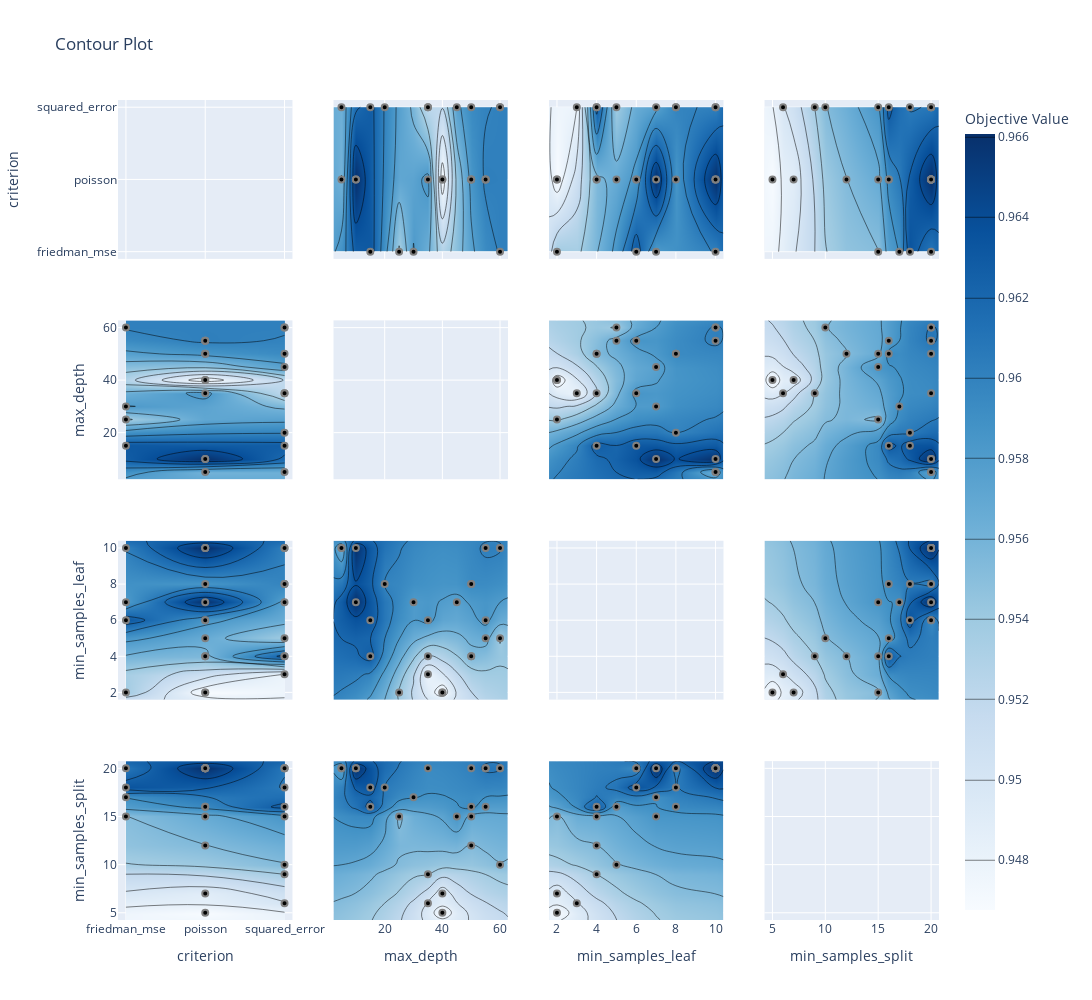

Notebook code for this chart:
### Markdown cell above
## All at one

### Code cell
fig = optuna.visualization.plot_contour(loaders["Optuna"].load_study(optuna_best_idx))
fig.update_layout(autosize=False, width=1500, height=1000)

### Figure 1 — Plotly figure (JSON) as saved in the notebook; plotly's stock layout.template omitted (floating-point values rounded to 4 significant figures; data arrays with more than 128 entries replaced by an {"elided": "..."} marker saying what was removed)
{"data": [{"type": "scatter", "xaxis": "x", "yaxis": "y"}, {"colorbar": {"title": {"text": "Objective Value"}}, "colorscale": [[0, "rgb(247,251,255)"], [0.125, "rgb(222,235,247)"], [0.25, "rgb(198,219,239)"], [0.375, "rgb(158,202,225)"], [0.5, "rgb(107,174,214)"], [0.625, "rgb(66,146,198)"], [0.75, "rgb(33,113,181)"], [0.875, "rgb(8,81,156)"], [1, "rgb(8,48,107)"]], "connectgaps": true, "contours": {"coloring": "heatmap"}, "hoverinfo": "none", "line": {"smoothing": 1.3}, "reversescale": false, "showscale": true, "type": "contour", "x": ["friedman_mse", "poisson", "squared_error"], "xaxis": "x5", "y": [2.25, 5, 10, 15, 20, 25, 30, 35, 40, 45, 50, 55, 60, 62.75], "yaxis": "y5", "z": [[null, null, null], [null, 0.956, 0.9563], [null, 0.9661, null], [0.9631, null, 0.9627], [null, null, 0.9599], [0.9537, null, null], [0.9581, null, null], [null, 0.9585, 0.952], [null, 0.9468, null], [null, null, 0.9575], [null, 0.9586, 0.9594], [null, 0.9602, null], [0.9601, null, 0.9601], [null, null, null]]}, {"marker": {"color": "black", "line": {"color": "Gray", "width": 2}}, "mode": "markers", "name": "Feasible Trial", "showlegend": false, "type": "scatter", "x": ["squared_error", "poisson", "poisson", "friedman_mse", "squared_error", "poisson", "squared_error", "poisson", "squared_error", "poisson", "poisson", "squared_error", "squared_error", "friedman_mse", "poisson", "friedman_mse", "squared_error", "poisson", "poisson", "poisson", "squared_error", "poisson", "poisson", "friedman_mse", "squared_error"], "xaxis": "x5", "y": [50, 35, 50, 60, 45, 5, 20, 10, 35, 55, 40, 15, 60, 15, 55, 25, 60, 50, 10, 50, 35, 40, 55, 30, 5], "yaxis": "y5"}, {"colorbar": {"title": {"text": "Objective Value"}}, "colorscale": [[0, "rgb(247,251,255)"], [0.125, "rgb(222,235,247)"], [0.25, "rgb(198,219,239)"], [0.375, "rgb(158,202,225)"], [0.5, "rgb(107,174,214)"], [0.625, "rgb(66,146,198)"], [0.75, "rgb(33,113,181)"], [0.875, "rgb(8,81,156)"], [1, "rgb(8,48,107)"]], "connectgaps": true, "contours": {"coloring": "heatmap"}, "hoverinfo": "none", "line": {"smoothing": 1.3}, "reversescale": false, "showscale": false, "type": "contour", "x": ["friedman_mse", "poisson", "squared_error"], "xaxis": "x9", "y": [1.6, 2, 3, 4, 5, 6, 7, 8, 10, 10.4], "yaxis": "y9", "z": [[null, null, null], [0.9537, 0.9468, null], [null, null, 0.9479], [null, 0.9555, 0.9627], [null, 0.9567, 0.9539], [0.9631, 0.9585, null], [0.9581, 0.966, 0.9575], [null, 0.9586, 0.9599], [0.9601, 0.9661, 0.9601], [null, null, null]]}, {"marker": {"color": "black", "line": {"color": "Gray", "width": 2}}, "mode": "markers", "name": "Feasible Trial", "showlegend": false, "type": "scatter", "x": ["squared_error", "poisson", "poisson", "friedman_mse", "squared_error", "poisson", "squared_error", "poisson", "squared_error", "poisson", "poisson", "squared_error", "squared_error", "friedman_mse", "poisson", "friedman_mse", "squared_error", "poisson", "poisson", "poisson", "squared_error", "poisson", "poisson", "friedman_mse", "squared_error"], "xaxis": "x9", "y": [8, 6, 4, 10, 7, 10, 8, 7, 3, 5, 2, 4, 5, 6, 10, 2, 10, 4, 10, 8, 4, 2, 6, 7, 10], "yaxis": "y9"}, {"colorbar": {"title": {"text": "Objective Value"}}, "colorscale": [[0, "rgb(247,251,255)"], [0.125, "rgb(222,235,247)"], [0.25, "rgb(198,219,239)"], [0.375, "rgb(158,202,225)"], [0.5, "rgb(107,174,214)"], [0.625, "rgb(66,146,198)"], [0.75, "rgb(33,113,181)"], [0.875, "rgb(8,81,156)"], [1, "rgb(8,48,107)"]], "connectgaps": true, "contours": {"coloring": "heatmap"}, "hoverinfo": "none", "line": {"smoothing": 1.3}, "reversescale": false, "showscale": false, "type": "contour", "x": ["friedman_mse", "poisson", "squared_error"], "xaxis": "x13", "y": [4.25, 5, 6, 7, 9, 10, 12, 15, 16, 17, 18, 20, 20.75], "yaxis": "y13", "z": [[null, null, null], [null, 0.9444, null], [null, null, 0.9479], [null, 0.9468, null], [null, null, 0.952], [null, null, 0.9539], [null, 0.954, null], [0.9537, 0.9555, 0.9575], [null, 0.9586, 0.9627], [0.9581, null, null], [0.9631, null, 0.9599], [0.9601, 0.9661, 0.9601], [null, null, null]]}, {"marker": {"color": "black", "line": {"color": "Gray", "width": 2}}, "mode": "markers", "name": "Feasible Trial", "showlegend": false, "type": "scatter", "x": ["squared_error", "poisson", "poisson", "friedman_mse", "squared_error", "poisson", "squared_error", "poisson", "squared_error", "poisson", "poisson", "squared_error", "squared_error", "friedman_mse", "poisson", "friedman_mse", "squared_error", "poisson", "poisson", "poisson", "squared_error", "poisson", "poisson", "friedman_mse", "squared_error"], "xaxis": "x13", "y": [20, 20, 15, 20, 15, 20, 18, 20, 6, 16, 7, 16, 10, 18, 20, 15, 20, 12, 20, 16, 9, 5, 20, 17, 20], "yaxis": "y13"}, {"colorbar": {"title": {"text": "Objective Value"}}, "colorscale": [[0, "rgb(247,251,255)"], [0.125, "rgb(222,235,247)"], [0.25, "rgb(198,219,239)"], [0.375, "rgb(158,202,225)"], [0.5, "rgb(107,174,214)"], [0.625, "rgb(66,146,198)"], [0.75, "rgb(33,113,181)"], [0.875, "rgb(8,81,156)"], [1, "rgb(8,48,107)"]], "connectgaps": true, "contours": {"coloring": "heatmap"}, "hoverinfo": "none", "line": {"smoothing": 1.3}, "reversescale": false, "showscale": false, "type": "contour", "x": [2.25, 5, 10, 15, 20, 25, 30, 35, 40, 45, 50, 55, 60, 62.75], "xaxis": "x2", "y": ["friedman_mse", "poisson", "squared_error"], "yaxis": "y2", "z": [[null, null, null, 0.9631, null, 0.9537, 0.9581, null, null, null, null, null, 0.9601, null], [null, 0.956, 0.9661, null, null, null, null, 0.9585, 0.9468, null, 0.9586, 0.9602, null, null], [null, 0.9563, null, 0.9627, 0.9599, null, null, 0.952, null, 0.9575, 0.9594, null, 0.9601, null]]}, {"marker": {"color": "black", "line": {"color": "Gray", "width": 2}}, "mode": "markers", "name": "Feasible Trial", "showlegend": false, "type": "scatter", "x": [50, 35, 50, 60, 45, 5, 20, 10, 35, 55, 40, 15, 60, 15, 55, 25, 60, 50, 10, 50, 35, 40, 55, 30, 5], "xaxis": "x2", "y": ["squared_error", "poisson", "poisson", "friedman_mse", "squared_error", "poisson", "squared_error", "poisson", "squared_error", "poisson", "poisson", "squared_error", "squared_error", "friedman_mse", "poisson", "friedman_mse", "squared_error", "poisson", "poisson", "poisson", "squared_error", "poisson", "poisson", "friedman_mse", "squared_error"], "yaxis": "y2"}, {"type": "scatter", "xaxis": "x6", "yaxis": "y6"}, {"colorbar": {"title": {"text": "Objective Value"}}, "colorscale": [[0, "rgb(247,251,255)"], [0.125, "rgb(222,235,247)"], [0.25, "rgb(198,219,239)"], [0.375, "rgb(158,202,225)"], [0.5, "rgb(107,174,214)"], [0.625, "rgb(66,146,198)"], [0.75, "rgb(33,113,181)"], [0.875, "rgb(8,81,156)"], [1, "rgb(8,48,107)"]], "connectgaps": true, "contours": {"coloring": "heatmap"}, "hoverinfo": "none", "line": {"smoothing": 1.3}, "reversescale": false, "showscale": false, "type": "contour", "x": [2.25, 5, 10, 15, 20, 25, 30, 35, 40, 45, 50, 55, 60, 62.75], "xaxis": "x10", "y": [1.6, 2, 3, 4, 5, 6, 7, 8, 10, 10.4], "yaxis": "y10", "z": {"elided": "10x14 float values"}}, {"marker": {"color": "black", "line": {"color": "Gray", "width": 2}}, "mode": "markers", "name": "Feasible Trial", "showlegend": false, "type": "scatter", "x": [50, 35, 50, 60, 45, 5, 20, 10, 35, 55, 40, 15, 60, 15, 55, 25, 60, 50, 10, 50, 35, 40, 55, 30, 5], "xaxis": "x10", "y": [8, 6, 4, 10, 7, 10, 8, 7, 3, 5, 2, 4, 5, 6, 10, 2, 10, 4, 10, 8, 4, 2, 6, 7, 10], "yaxis": "y10"}, {"colorbar": {"title": {"text": "Objective Value"}}, "colorscale": [[0, "rgb(247,251,255)"], [0.125, "rgb(222,235,247)"], [0.25, "rgb(198,219,239)"], [0.375, "rgb(158,202,225)"], [0.5, "rgb(107,174,214)"], [0.625, "rgb(66,146,198)"], [0.75, "rgb(33,113,181)"], [0.875, "rgb(8,81,156)"], [1, "rgb(8,48,107)"]], "connectgaps": true, "contours": {"coloring": "heatmap"}, "hoverinfo": "none", "line": {"smoothing": 1.3}, "reversescale": false, "showscale": false, "type": "contour", "x": [2.25, 5, 10, 15, 20, 25, 30, 35, 40, 45, 50, 55, 60, 62.75], "xaxis": "x14", "y": [4.25, 5, 6, 7, 9, 10, 12, 15, 16, 17, 18, 20, 20.75], "yaxis": "y14", "z": {"elided": "13x14 float values"}}, {"marker": {"color": "black", "line": {"color": "Gray", "width": 2}}, "mode": "markers", "name": "Feasible Trial", "showlegend": false, "type": "scatter", "x": [50, 35, 50, 60, 45, 5, 20, 10, 35, 55, 40, 15, 60, 15, 55, 25, 60, 50, 10, 50, 35, 40, 55, 30, 5], "xaxis": "x14", "y": [20, 20, 15, 20, 15, 20, 18, 20, 6, 16, 7, 16, 10, 18, 20, 15, 20, 12, 20, 16, 9, 5, 20, 17, 20], "yaxis": "y14"}, {"colorbar": {"title": {"text": "Objective Value"}}, "colorscale": [[0, "rgb(247,251,255)"], [0.125, "rgb(222,235,247)"], [0.25, "rgb(198,219,239)"], [0.375, "rgb(158,202,225)"], [0.5, "rgb(107,174,214)"], [0.625, "rgb(66,146,198)"], [0.75, "rgb(33,113,181)"], [0.875, "rgb(8,81,156)"], [1, "rgb(8,48,107)"]], "connectgaps": true, "contours": {"coloring": "heatmap"}, "hoverinfo": "none", "line": {"smoothing": 1.3}, "reversescale": false, "showscale": false, "type": "contour", "x": [1.6, 2, 3, 4, 5, 6, 7, 8, 10, 10.4], "xaxis": "x3", "y": ["friedman_mse", "poisson", "squared_error"], "yaxis": "y3", "z": [[null, 0.9537, null, null, null, 0.9631, 0.9581, null, 0.9601, null], [null, 0.9468, null, 0.9555, 0.9567, 0.9585, 0.966, 0.9586, 0.9661, null], [null, null, 0.9479, 0.9627, 0.9539, null, 0.9575, 0.9599, 0.9601, null]]}, {"marker": {"color": "black", "line": {"color": "Gray", "width": 2}}, "mode": "markers", "name": "Feasible Trial", "showlegend": false, "type": "scatter", "x": [8, 6, 4, 10, 7, 10, 8, 7, 3, 5, 2, 4, 5, 6, 10, 2, 10, 4, 10, 8, 4, 2, 6, 7, 10], "xaxis": "x3", "y": ["squared_error", "poisson", "poisson", "friedman_mse", "squared_error", "poisson", "squared_error", "poisson", "squared_error", "poisson", "poisson", "squared_error", "squared_error", "friedman_mse", "poisson", "friedman_mse", "squared_error", "poisson", "poisson", "poisson", "squared_error", "poisson", "poisson", "friedman_mse", "squared_error"], "yaxis": "y3"}, {"colorbar": {"title": {"text": "Objective Value"}}, "colorscale": [[0, "rgb(247,251,255)"], [0.125, "rgb(222,235,247)"], [0.25, "rgb(198,219,239)"], [0.375, "rgb(158,202,225)"], [0.5, "rgb(107,174,214)"], [0.625, "rgb(66,146,198)"], [0.75, "rgb(33,113,181)"], [0.875, "rgb(8,81,156)"], [1, "rgb(8,48,107)"]], "connectgaps": true, "contours": {"coloring": "heatmap"}, "hoverinfo": "none", "line": {"smoothing": 1.3}, "reversescale": false, "showscale": false, "type": "contour", "x": [1.6, 2, 3, 4, 5, 6, 7, 8, 10, 10.4], "xaxis": "x7", "y": [2.25, 5, 10, 15, 20, 25, 30, 35, 40, 45, 50, 55, 60, 62.75], "yaxis": "y7", "z": {"elided": "14x10 float values"}}, {"marker": {"color": "black", "line": {"color": "Gray", "width": 2}}, "mode": "markers", "name": "Feasible Trial", "showlegend": false, "type": "scatter", "x": [8, 6, 4, 10, 7, 10, 8, 7, 3, 5, 2, 4, 5, 6, 10, 2, 10, 4, 10, 8, 4, 2, 6, 7, 10], "xaxis": "x7", "y": [50, 35, 50, 60, 45, 5, 20, 10, 35, 55, 40, 15, 60, 15, 55, 25, 60, 50, 10, 50, 35, 40, 55, 30, 5], "yaxis": "y7"}, {"type": "scatter", "xaxis": "x11", "yaxis": "y11"}, {"colorbar": {"title": {"text": "Objective Value"}}, "colorscale": [[0, "rgb(247,251,255)"], [0.125, "rgb(222,235,247)"], [0.25, "rgb(198,219,239)"], [0.375, "rgb(158,202,225)"], [0.5, "rgb(107,174,214)"], [0.625, "rgb(66,146,198)"], [0.75, "rgb(33,113,181)"], [0.875, "rgb(8,81,156)"], [1, "rgb(8,48,107)"]], "connectgaps": true, "contours": {"coloring": "heatmap"}, "hoverinfo": "none", "line": {"smoothing": 1.3}, "reversescale": false, "showscale": false, "type": "contour", "x": [1.6, 2, 3, 4, 5, 6, 7, 8, 10, 10.4], "xaxis": "x15", "y": [4.25, 5, 6, 7, 9, 10, 12, 15, 16, 17, 18, 20, 20.75], "yaxis": "y15", "z": {"elided": "13x10 float values"}}, {"marker": {"color": "black", "line": {"color": "Gray", "width": 2}}, "mode": "markers", "name": "Feasible Trial", "showlegend": false, "type": "scatter", "x": [8, 6, 4, 10, 7, 10, 8, 7, 3, 5, 2, 4, 5, 6, 10, 2, 10, 4, 10, 8, 4, 2, 6, 7, 10], "xaxis": "x15", "y": [20, 20, 15, 20, 15, 20, 18, 20, 6, 16, 7, 16, 10, 18, 20, 15, 20, 12, 20, 16, 9, 5, 20, 17, 20], "yaxis": "y15"}, {"colorbar": {"title": {"text": "Objective Value"}}, "colorscale": [[0, "rgb(247,251,255)"], [0.125, "rgb(222,235,247)"], [0.25, "rgb(198,219,239)"], [0.375, "rgb(158,202,225)"], [0.5, "rgb(107,174,214)"], [0.625, "rgb(66,146,198)"], [0.75, "rgb(33,113,181)"], [0.875, "rgb(8,81,156)"], [1, "rgb(8,48,107)"]], "connectgaps": true, "contours": {"coloring": "heatmap"}, "hoverinfo": "none", "line": {"smoothing": 1.3}, "reversescale": false, "showscale": false, "type": "contour", "x": [4.25, 5, 6, 7, 9, 10, 12, 15, 16, 17, 18, 20, 20.75], "xaxis": "x4", "y": ["friedman_mse", "poisson", "squared_error"], "yaxis": "y4", "z": [[null, null, null, null, null, null, null, 0.9537, null, 0.9581, 0.9631, 0.9601, null], [null, 0.9444, null, 0.9468, null, null, 0.954, 0.9555, 0.9586, null, null, 0.9661, null], [null, null, 0.9479, null, 0.952, 0.9539, null, 0.9575, 0.9627, null, 0.9599, 0.9601, null]]}, {"marker": {"color": "black", "line": {"color": "Gray", "width": 2}}, "mode": "markers", "name": "Feasible Trial", "showlegend": false, "type": "scatter", "x": [20, 20, 15, 20, 15, 20, 18, 20, 6, 16, 7, 16, 10, 18, 20, 15, 20, 12, 20, 16, 9, 5, 20, 17, 20], "xaxis": "x4", "y": ["squared_error", "poisson", "poisson", "friedman_mse", "squared_error", "poisson", "squared_error", "poisson", "squared_error", "poisson", "poisson", "squared_error", "squared_error", "friedman_mse", "poisson", "friedman_mse", "squared_error", "poisson", "poisson", "poisson", "squared_error", "poisson", "poisson", "friedman_mse", "squared_error"], "yaxis": "y4"}, {"colorbar": {"title": {"text": "Objective Value"}}, "colorscale": [[0, "rgb(247,251,255)"], [0.125, "rgb(222,235,247)"], [0.25, "rgb(198,219,239)"], [0.375, "rgb(158,202,225)"], [0.5, "rgb(107,174,214)"], [0.625, "rgb(66,146,198)"], [0.75, "rgb(33,113,181)"], [0.875, "rgb(8,81,156)"], [1, "rgb(8,48,107)"]], "connectgaps": true, "contours": {"coloring": "heatmap"}, "hoverinfo": "none", "line": {"smoothing": 1.3}, "reversescale": false, "showscale": false, "type": "contour", "x": [4.25, 5, 6, 7, 9, 10, 12, 15, 16, 17, 18, 20, 20.75], "xaxis": "x8", "y": [2.25, 5, 10, 15, 20, 25, 30, 35, 40, 45, 50, 55, 60, 62.75], "yaxis": "y8", "z": {"elided": "14x13 float values"}}, {"marker": {"color": "black", "line": {"color": "Gray", "width": 2}}, "mode": "markers", "name": "Feasible Trial", "showlegend": false, "type": "scatter", "x": [20, 20, 15, 20, 15, 20, 18, 20, 6, 16, 7, 16, 10, 18, 20, 15, 20, 12, 20, 16, 9, 5, 20, 17, 20], "xaxis": "x8", "y": [50, 35, 50, 60, 45, 5, 20, 10, 35, 55, 40, 15, 60, 15, 55, 25, 60, 50, 10, 50, 35, 40, 55, 30, 5], "yaxis": "y8"}, {"colorbar": {"title": {"text": "Objective Value"}}, "colorscale": [[0, "rgb(247,251,255)"], [0.125, "rgb(222,235,247)"], [0.25, "rgb(198,219,239)"], [0.375, "rgb(158,202,225)"], [0.5, "rgb(107,174,214)"], [0.625, "rgb(66,146,198)"], [0.75, "rgb(33,113,181)"], [0.875, "rgb(8,81,156)"], [1, "rgb(8,48,107)"]], "connectgaps": true, "contours": {"coloring": "heatmap"}, "hoverinfo": "none", "line": {"smoothing": 1.3}, "reversescale": false, "showscale": false, "type": "contour", "x": [4.25, 5, 6, 7, 9, 10, 12, 15, 16, 17, 18, 20, 20.75], "xaxis": "x12", "y": [1.6, 2, 3, 4, 5, 6, 7, 8, 10, 10.4], "yaxis": "y12", "z": {"elided": "10x13 float values"}}, {"marker": {"color": "black", "line": {"color": "Gray", "width": 2}}, "mode": "markers", "name": "Feasible Trial", "showlegend": false, "type": "scatter", "x": [20, 20, 15, 20, 15, 20, 18, 20, 6, 16, 7, 16, 10, 18, 20, 15, 20, 12, 20, 16, 9, 5, 20, 17, 20], "xaxis": "x12", "y": [8, 6, 4, 10, 7, 10, 8, 7, 3, 5, 2, 4, 5, 6, 10, 2, 10, 4, 10, 8, 4, 2, 6, 7, 10], "yaxis": "y12"}, {"type": "scatter", "xaxis": "x16", "yaxis": "y16"}], "layout": {"autosize": false, "height": 1000, "title": {"text": "Contour Plot"}, "width": 1500, "xaxis": {"anchor": "y", "domain": [0, 0.2125], "matches": "x13", "range": [-0.1, 2.1], "showticklabels": false, "type": "category"}, "xaxis10": {"anchor": "y10", "domain": [0.2625, 0.475], "matches": "x14", "range": [2.25, 62.75], "showticklabels": false}, "xaxis11": {"anchor": "y11", "domain": [0.525, 0.7375], "matches": "x15", "range": [1.6, 10.4], "showticklabels": false}, "xaxis12": {"anchor": "y12", "domain": [0.7875, 1], "matches": "x16", "range": [4.25, 20.75], "showticklabels": false}, "xaxis13": {"anchor": "y13", "domain": [0, 0.2125], "range": [-0.1, 2.1], "title": {"text": "criterion"}, "type": "category"}, "xaxis14": {"anchor": "y14", "domain": [0.2625, 0.475], "range": [2.25, 62.75], "title": {"text": "max_depth"}}, "xaxis15": {"anchor": "y15", "domain": [0.525, 0.7375], "range": [1.6, 10.4], "title": {"text": "min_samples_leaf"}}, "xaxis16": {"anchor": "y16", "domain": [0.7875, 1], "range": [4.25, 20.75], "title": {"text": "min_samples_split"}}, "xaxis2": {"anchor": "y2", "domain": [0.2625, 0.475], "matches": "x14", "range": [2.25, 62.75], "showticklabels": false}, "xaxis3": {"anchor": "y3", "domain": [0.525, 0.7375], "matches": "x15", "range": [1.6, 10.4], "showticklabels": false}, "xaxis4": {"anchor": "y4", "domain": [0.7875, 1], "matches": "x16", "range": [4.25, 20.75], "showticklabels": false}, "xaxis5": {"anchor": "y5", "domain": [0, 0.2125], "matches": "x13", "range": [-0.1, 2.1], "showticklabels": false, "type": "category"}, "xaxis6": {"anchor": "y6", "domain": [0.2625, 0.475], "matches": "x14", "range": [2.25, 62.75], "showticklabels": false}, "xaxis7": {"anchor": "y7", "domain": [0.525, 0.7375], "matches": "x15", "range": [1.6, 10.4], "showticklabels": false}, "xaxis8": {"anchor": "y8", "domain": [0.7875, 1], "matches": "x16", "range": [4.25, 20.75], "showticklabels": false}, "xaxis9": {"anchor": "y9", "domain": [0, 0.2125], "matches": "x13", "range": [-0.1, 2.1], "showticklabels": false, "type": "category"}, "yaxis": {"anchor": "x", "domain": [0.8063, 1], "range": [-0.1, 2.1], "title": {"text": "criterion"}, "type": "category"}, "yaxis10": {"anchor": "x10", "domain": [0.2687, 0.4625], "matches": "y9", "range": [1.6, 10.4], "showticklabels": false}, "yaxis11": {"anchor": "x11", "domain": [0.2687, 0.4625], "matches": "y9", "range": [1.6, 10.4], "showticklabels": false}, "yaxis12": {"anchor": "x12", "domain": [0.2687, 0.4625], "matches": "y9", "range": [1.6, 10.4], "showticklabels": false}, "yaxis13": {"anchor": "x13", "domain": [0, 0.1938], "range": [4.25, 20.75], "title": {"text": "min_samples_split"}}, "yaxis14": {"anchor": "x14", "domain": [0, 0.1938], "matches": "y13", "range": [4.25, 20.75], "showticklabels": false}, "yaxis15": {"anchor": "x15", "domain": [0, 0.1938], "matches": "y13", "range": [4.25, 20.75], "showticklabels": false}, "yaxis16": {"anchor": "x16", "domain": [0, 0.1938], "matches": "y13", "range": [4.25, 20.75], "showticklabels": false}, "yaxis2": {"anchor": "x2", "domain": [0.8063, 1], "matches": "y", "range": [-0.1, 2.1], "showticklabels": false, "type": "category"}, "yaxis3": {"anchor": "x3", "domain": [0.8063, 1], "matches": "y", "range": [-0.1, 2.1], "showticklabels": false, "type": "category"}, "yaxis4": {"anchor": "x4", "domain": [0.8063, 1], "matches": "y", "range": [-0.1, 2.1], "showticklabels": false, "type": "category"}, "yaxis5": {"anchor": "x5", "domain": [0.5375, 0.7312], "range": [2.25, 62.75], "title": {"text": "max_depth"}}, "yaxis6": {"anchor": "x6", "domain": [0.5375, 0.7312], "matches": "y5", "range": [2.25, 62.75], "showticklabels": false}, "yaxis7": {"anchor": "x7", "domain": [0.5375, 0.7312], "matches": "y5", "range": [2.25, 62.75], "showticklabels": false}, "yaxis8": {"anchor": "x8", "domain": [0.5375, 0.7312], "matches": "y5", "range": [2.25, 62.75], "showticklabels": false}, "yaxis9": {"anchor": "x9", "domain": [0.2687, 0.4625], "range": [1.6, 10.4], "title": {"text": "min_samples_leaf"}}}}
